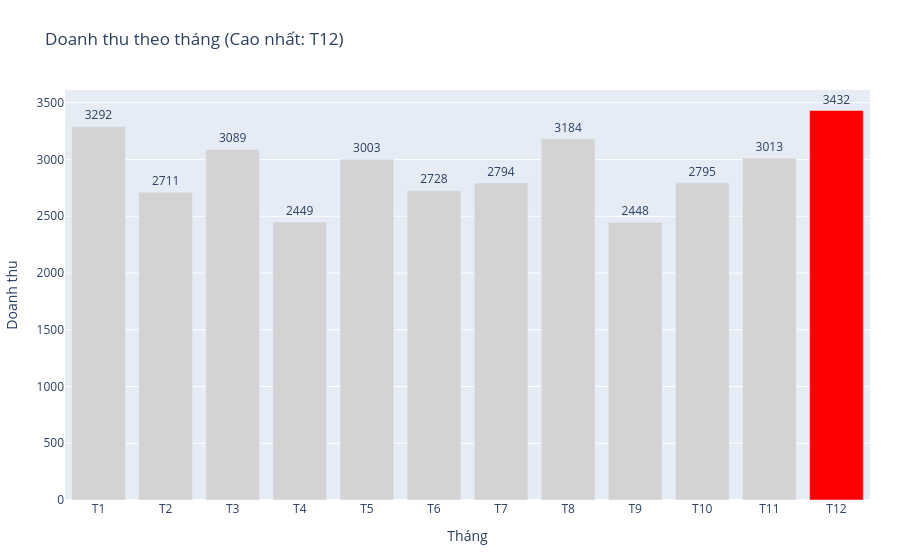

The notebook cell this image was saved under:
### Code cell
doanh_thu_thang = df5.groupby('Thoi_gian', sort=False)['Doanh_thu'].sum().reset_index()

doanh_thu_thang['Thoi_gian'] = pd.Categorical(doanh_thu_thang['Thoi_gian'], categories=thang, ordered=True)
doanh_thu_thang = doanh_thu_thang.sort_values('Thoi_gian')

thang_max = doanh_thu_thang.loc[doanh_thu_thang['Doanh_thu'].idxmax(), 'Thoi_gian']

mau_cot = ['red' if t == thang_max else 'lightgray'
    for t in doanh_thu_thang['Thoi_gian']]

fig5 = px.bar(doanh_thu_thang,
    x='Thoi_gian',
    y='Doanh_thu',
    text='Doanh_thu',
    title=f'Doanh thu theo tháng (Cao nhất: {thang_max})',
    labels={'Thoi_gian': 'Tháng', 'Doanh_thu': 'Doanh thu'})

fig5.update_traces(
    marker_color=mau_cot,
    textposition='outside',
    cliponaxis=False
)
fig5.update_layout(
    showlegend=False,
    margin=dict(t=90, b=60, l=60, r=30)
)

fig5.show()

### Figure 1 — Plotly figure (JSON) as saved in the notebook; plotly's stock layout.template omitted (floating-point values rounded to 4 significant figures)
{"data": [{"cliponaxis": false, "hovertemplate": "Tháng=%{x}<br>Doanh thu=%{text}<extra></extra>", "legendgroup": "", "marker": {"color": ["lightgray", "lightgray", "lightgray", "lightgray", "lightgray", "lightgray", "lightgray", "lightgray", "lightgray", "lightgray", "lightgray", "red"], "pattern": {"shape": ""}}, "name": "", "orientation": "v", "showlegend": false, "text": [3292.0, 2711.0, 3089.0, 2449.0, 3003.0, 2728.0, 2794.0, 3184.0, 2448.0, 2795.0, 3013.0, 3432.0], "textposition": "outside", "type": "bar", "x": ["T1", "T2", "T3", "T4", "T5", "T6", "T7", "T8", "T9", "T10", "T11", "T12"], "xaxis": "x", "y": [3292, 2711, 3089, 2449, 3003, 2728, 2794, 3184, 2448, 2795, 3013, 3432], "yaxis": "y"}], "layout": {"barmode": "relative", "legend": {"tracegroupgap": 0}, "margin": {"b": 60, "l": 60, "r": 30, "t": 90}, "showlegend": false, "title": {"text": "Doanh thu theo tháng (Cao nhất: T12)"}, "xaxis": {"anchor": "y", "domain": [0, 1], "title": {"text": "Tháng"}}, "yaxis": {"anchor": "x", "domain": [0, 1], "title": {"text": "Doanh thu"}}}}
